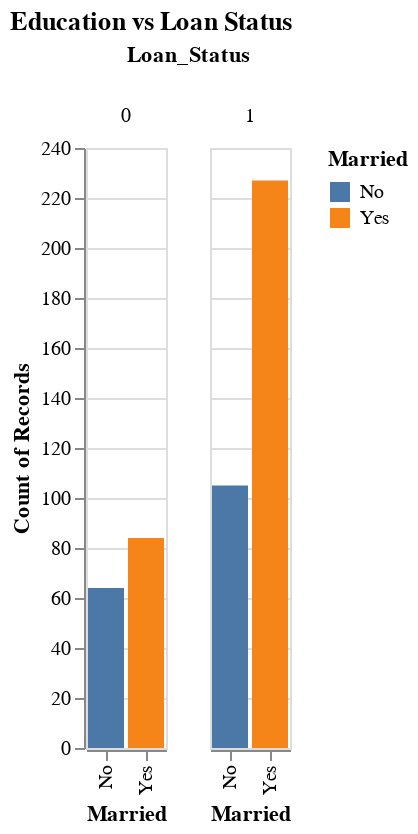

The code cell stored with this chart in its notebook:
### Code cell
chart= alt.Chart(loan_dataset).mark_bar().encode(
    x='Married',
    y='count()',
    color='Married',
    column='Loan_Status'
).properties(title='Education vs Loan Status')
chart.show()

### Figure 1 — Vega-Lite specification as saved in the notebook (floating-point values rounded to 4 significant figures; data arrays with more than 128 entries replaced by an {"elided": "..."} marker saying what was removed)
{"config": {"view": {"continuousWidth": 300, "continuousHeight": 300}}, "data": {"name": "data-5cc79f89c436f61388a1a6e317aa1f88"}, "mark": {"type": "bar"}, "encoding": {"color": {"field": "Married", "type": "nominal"}, "column": {"field": "Loan_Status", "type": "quantitative"}, "x": {"field": "Married", "type": "nominal"}, "y": {"aggregate": "count", "type": "quantitative"}}, "title": "Education vs Loan Status", "$schema": "https://vega.github.io/schema/vega-lite/v5.17.0.json", "datasets": {"data-5cc79f89c436f61388a1a6e317aa1f88": {"elided": "480 records"}}}
